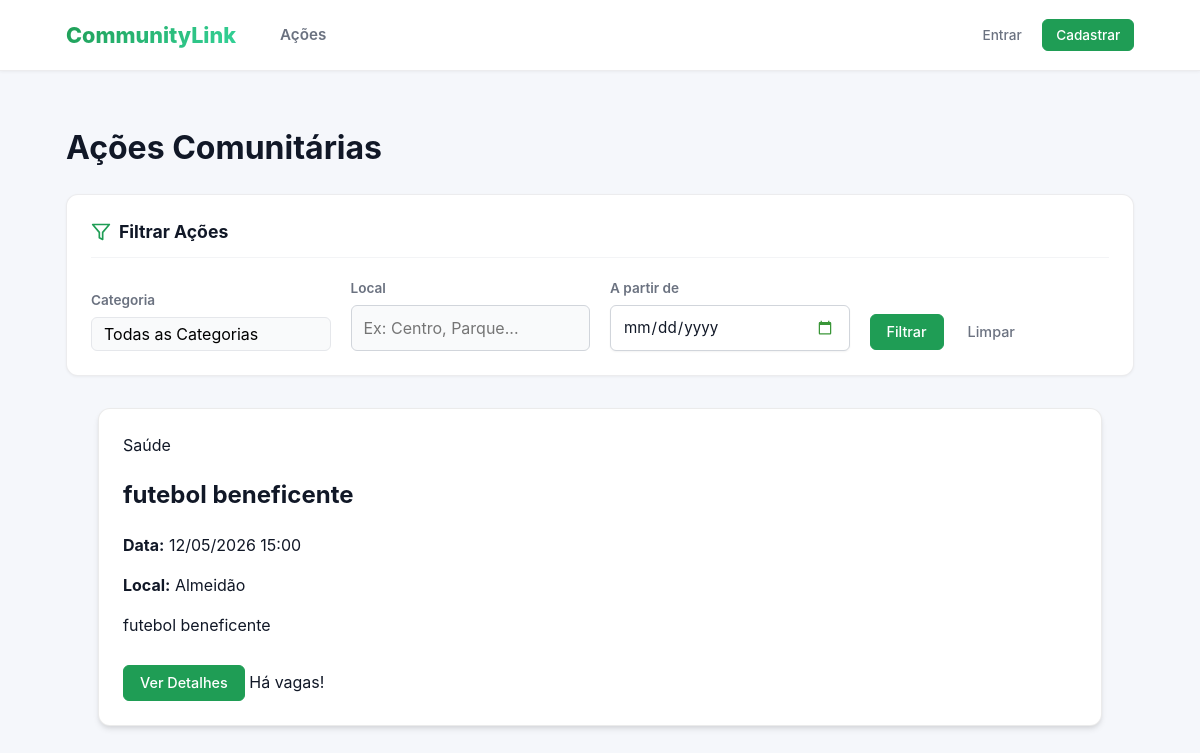
Page /acoes/ on the earlier database version.
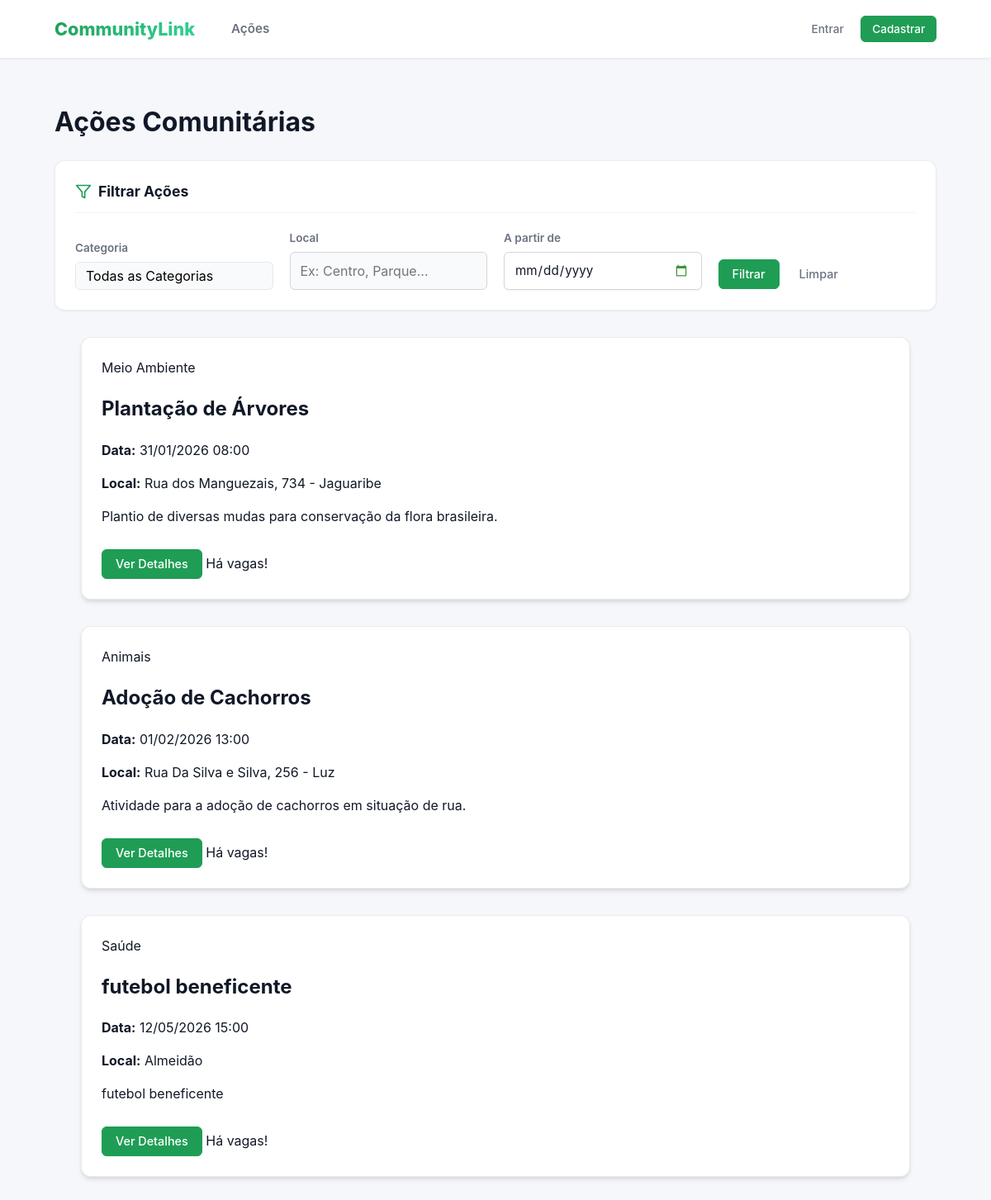
Same page on the later database version.
### acoes/models.py (models this page shows, shortened)
class Acao(models.Model):
    titulo = models.CharField(max_length=200)
    descricao = models.TextField()
    data = models.DateTimeField() # Armazena data e hora
    local = models.CharField(max_length=255)
    numero_vagas = models.PositiveIntegerField(
        validators=[validators.MinValueValidator(1)]
    )
    CATEGORIA_CHOICES = [
        ('SAUDE', 'Saúde'),
        ('EDUCACAO', 'Educação'),
        ('MEIO_AMBIENTE', 'Meio Ambiente'),
        ('ANIMAIS', 'Animais'),
        ('OUTRO', 'Outro'),
    ]
    categoria = models.CharField(max_length=50, choices=CATEGORIA_CHOICES, default='OUTRO')
    organizador = models.ForeignKey(
        User,
        on_delete=models.CASCADE,
        related_name='acoes_criadas' # Assim, podemos fazer: user.acoes_criadas.all()
    )
    voluntarios = models.ManyToManyField(
        User,
        through='Inscricao',         # O nome do modelo intermediário
        related_name='acoes_inscritas', # Assim, podemos fazer: user.acoes_inscritas.all()
        blank=True                   # A ação pode começar sem nenhum voluntário
    )
    notas_organizador = models.TextField(blank=True, null=True, help_text="Notas privadas do organizador sobre a execução da ação.")
    @property
    def vagas_preenchidas(self):
        return self.inscricao_set.filter(status='ACEITO').count()
    @property
    def esta_cheia(self):
        return self.vagas_preenchidas >= self.numero_vagas
    def get_absolute_url(self):
        return reverse('acoes:acao_detail', kwargs={'pk': self.pk})

### acoes/views.py (the view)
# urls.py: path('', views.acao_list, name='acao_list'),
def acao_list(request):
    acoes_list = Acao.objects.filter(data__gte=timezone.localdate())
    acoes_list = filtrar_acoes_queryset(request, acoes_list)
    acoes_list = acoes_list.order_by('data')
    page_obj = paginar_queryset(request, acoes_list, itens_por_pagina=10)
    context = {
        'acoes': page_obj,
        'categorias_choices': Acao.CATEGORIA_CHOICES, # Passa as opções de categoria
        'filter_values': request.GET, # Passa os valores do filtro (para preencher o form)
        'page_param': 'page' # Nome do parametro na URL
    }
    return render(request, 'acoes/acao_list.html', context)

### acoes/context_processors.py (called while the page is built, shortened)
def auth_groups_processor(request):
    is_organizador = False
    is_voluntario = False
    unread_notification_count = 0 # Valor padrão
    return {
        'is_organizador': is_organizador,
        'is_voluntario': is_voluntario,
        'unread_notification_count': unread_notification_count
    }

### acoes/views.py (called while the page is built)
def paginar_queryset(request, queryset, itens_por_pagina=5, param_name='page'):
    paginator = Paginator(queryset, itens_por_pagina)
    page_number = request.GET.get(param_name)
    page_obj = paginator.get_page(page_number)
    return page_obj

### acoes/templates/acoes/acao_list.html (shortened to what this page needs)
{% extends 'acoes/base.html' %}
{% load static %}
{% block extra_css %}
    <link rel="stylesheet" href="{% static 'css/acoes.css' %}">
{% endblock %}
{% block content %}
    <h1 class="page-title">Ações Comunitárias</h1>
    {% include 'acoes/_filter_form.html' %}
    <div class="grid-list">
        {% for acao in acoes %}
            <div class="grid-item third">
                <article class="action-card action-body">
                    <div>
                        <span class="action-tags">{{ acao.get_categoria_display }}</span>
                        <h2 class="card-title">{{ acao.titulo }}</h2>
                        <p class="muted"><strong>Data:</strong> <span class="item-date">{{ acao.data|date:"d/m/Y H:i" }}</span></p>
                        <p class="muted"><strong>Local:</strong> <span class="location">{{ acao.local }}</span></p>
                        <p class="prose">{{ acao.descricao|truncatewords:20 }}</p>
                    </div>
                    <div class="actions" style="margin-top:0.75rem; justify-content:space-between; align-items:center;">
                        <a href="{{ acao.get_absolute_url }}" class="btn btn-primary">Ver Detalhes</a>
                        {% if acao.esta_cheia %}
                            <span class="muted">Vagas Esgotadas</span>
                        {% else %}
                            <span class="muted">Há vagas!</span>
                        {% endif %}
                    </div>
                </article>
            </div>
        {% empty %}
            <p class="muted">Nenhuma ação encontrada.</p>
        {% endfor %}
    </div>
{% endblock %}

Differences in the rows shown:
added Acao: categoria "Meio Ambiente", titulo "Plantação de Árvores", data "31/01/2026 08:00", local "Rua dos Manguezais, 734 - Jaguaribe", descricao "Plantio de diversas mudas para conservação da flora brasileira.", numero_vagas "Há vagas!"
added Acao: categoria "Animais", titulo "Adoção de Cachorros", data "01/02/2026 13:00", local "Rua Da Silva e Silva, 256 - Luz", descricao "Atividade para a adoção de cachorros em situação de rua.", numero_vagas "Há vagas!"
